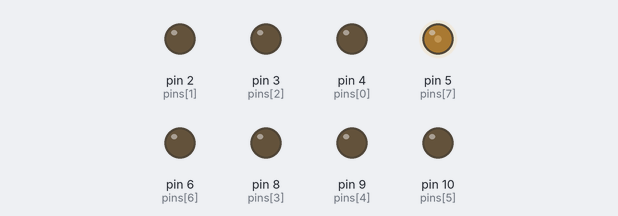
A sketch run on a simulated Arduino Uno, built with avr-gcc and run on an emulated ATmega328P. Parts: output pins drawn as LEDs (lit = HIGH).

Above: at 0.15 s.
At 2.41 s:
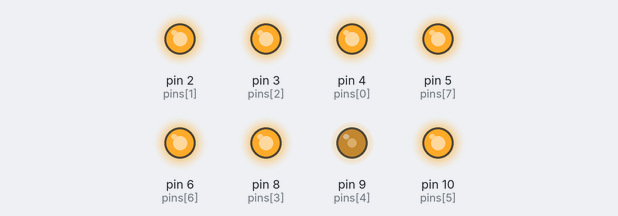
At 4.15 s:
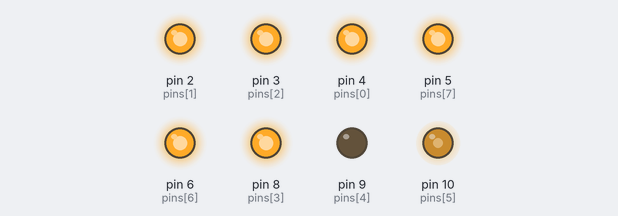
At 8.58 s:
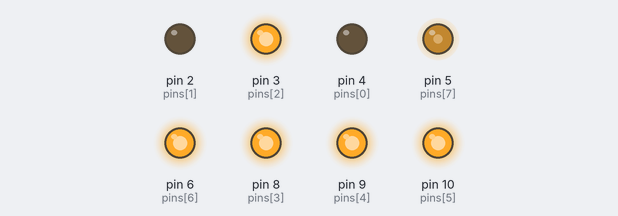
At 21.7 s:
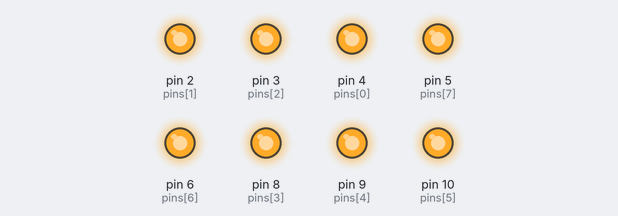
At 37.4 s:
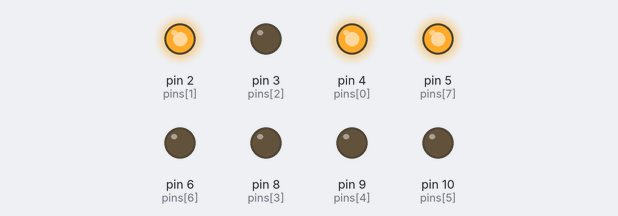
Timing chart, 0 to 40.0 s (numbered marks = the images above):
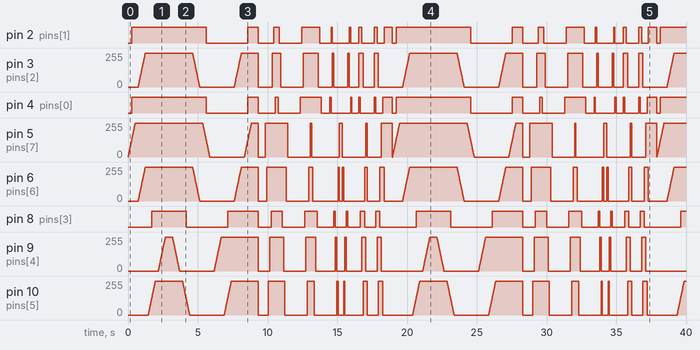

The sketch:

heart-led.ino
```cpp
// ============================================================================
// LED Animation Controller - array-based pin order
// ============================================================================

const int pins[] = {4, 2, 3, 8, 9, 10, 6, 5}; // update to physical order you want to use
const int NUM_PINS = sizeof(pins) / sizeof(pins[0]);

const int ANIMATION_DELAY = 100;  // milliseconds between LED updates
const int DELAY = 500;  // General delay between animations
// ============================================================================
// Setup
// ============================================================================
void setup() {
  initializeLEDs();
}

void loop() {
  runLayeredFill();
  delay(DELAY);  // Brief pause between animations

  //// Uncomment to test other animations:
  runFillTopToBottomThenBottomToTop();
  delay(DELAY);

  runFillAndDrain();
  delay(DELAY);

  runBouncingLED();
  delay(DELAY);

  runChaserAnimation();
  delay(DELAY);

  runWrappingChaser();
  delay(DELAY);
}

// ============================================================================
// LED Initialization
// ============================================================================
void initializeLEDs() {
  for (int i = 0; i < NUM_PINS; i++) {
    pinMode(pins[i], OUTPUT);
    digitalWrite(pins[i], LOW);  // Ensure all LEDs start off
  }
}

// ============================================================================
// Animation Functions (array-indexed)
// ============================================================================

/**
 * Creates a 3-LED chaser effect that moves across the pins[]
 */
void runChaserAnimation() {
  const int CHASER_LENGTH = 3;
  if (CHASER_LENGTH > NUM_PINS) return; // nothing to do

  // Move the CHASER_LENGTH window across the array
  for (int pos = 0; pos <= NUM_PINS - CHASER_LENGTH; pos++) {
    // Turn on current window of LEDs
    for (int off = 0; off < CHASER_LENGTH; off++) {
      digitalWrite(pins[pos + off], HIGH);
    }

    delay(ANIMATION_DELAY);

    // Turn off current window of LEDs
    for (int off = 0; off < CHASER_LENGTH; off++) {
      digitalWrite(pins[pos + off], LOW);
    }
  }
}

/**
 * Alternative chaser with wrapping (wraps around the pins[] array)
 */
void runWrappingChaser() {
  const int CHASER_LENGTH = 3;
  if (CHASER_LENGTH > NUM_PINS) return;

  for (int pos = 0; pos < NUM_PINS; pos++) {
    // Clear all LEDs first
    setAllLEDs(LOW);

    // Turn on LEDs in chaser pattern (with wrapping)
    for (int off = 0; off < CHASER_LENGTH; off++) {
      int idx = (pos + off) % NUM_PINS;
      digitalWrite(pins[idx], HIGH);
    }

    delay(ANIMATION_DELAY);
  }
}

/**
 * Single LED bouncing back and forth across the pins[] order
 */
void runBouncingLED() {
  // Forward direction
  for (int i = 0; i < NUM_PINS; i++) {
    digitalWrite(pins[i], HIGH);
    delay(ANIMATION_DELAY);
    digitalWrite(pins[i], LOW);
  }

  // Reverse direction
  for (int i = NUM_PINS - 1; i >= 0; i--) {
    digitalWrite(pins[i], HIGH);
    delay(ANIMATION_DELAY);
    digitalWrite(pins[i], LOW);
  }
}

/**
 * Fill up LEDs then drain them (uses pins[] order)
 */
void runFillAndDrain() {
  // Fill up
  for (int i = 0; i < NUM_PINS; i++) {
    digitalWrite(pins[i], HIGH);
    delay(ANIMATION_DELAY);
  }

  // Drain
  for (int i = NUM_PINS - 1; i >= 0; i--) {
    digitalWrite(pins[i], LOW);
    delay(ANIMATION_DELAY);
  }
}

// Fill like liquid: bottom->top (fill up), then top->bottom (drain down)
void runFillTopToBottomThenBottomToTop() {
  // Fill UP from bottom to top (reverse order through array)
  for (int i = NUM_PINS - 1; i >= 0; --i) {
    digitalWrite(pins[i], HIGH);    // turn this LED on (and leave previous ones on)
    delay(ANIMATION_DELAY);
  }

  delay(ANIMATION_DELAY); // hold full for a moment

  // Drain DOWN from top to bottom (forward order through array)
  for (int i = 0; i < NUM_PINS; ++i) {
    digitalWrite(pins[i], LOW);    // turn this LED off (draining from top)
    delay(ANIMATION_DELAY);
  }

  delay(300); // pause before next cycle
}

// Layered liquid fill with smooth breathing effect - fills bottom-to-top, drains top-to-bottom, then fills top-to-bottom
void runLayeredFill() {
  // Define layers - each array contains the pin numbers that light up together
  const int layer1[] = {4, 2, 5};      // bottom layer
  const int layer2[] = {3, 6};         // second layer
  const int layer3[] = {8, 10};        // third layer
  const int layer4[] = {9};            // top layer

  const int layer1_size = 3;
  const int layer2_size = 2;
  const int layer3_size = 2;
  const int layer4_size = 1;

  // Fill UP (bottom to top) - smooth fade in each layer
  fadeLayer(layer1, layer1_size, true);
  delay(200);

  fadeLayer(layer2, layer2_size, true);
  delay(200);

  fadeLayer(layer3, layer3_size, true);
  delay(200);

  fadeLayer(layer4, layer4_size, true);
  delay(500); // hold full

  // Drain DOWN (top to bottom) - smooth fade out each layer in reverse
  fadeLayer(layer4, layer4_size, false);
  delay(200);

  fadeLayer(layer3, layer3_size, false);
  delay(200);

  fadeLayer(layer2, layer2_size, false);
  delay(200);

  fadeLayer(layer1, layer1_size, false);
  delay(300); // pause before reverse

  // Fill DOWN (top to bottom) - smooth fade in each layer from top
  fadeLayer(layer4, layer4_size, true);
  delay(200);

  fadeLayer(layer3, layer3_size, true);
  delay(200);

  fadeLayer(layer2, layer2_size, true);
  delay(200);

  fadeLayer(layer1, layer1_size, true);
  delay(500); // hold full

  // Clear all for next cycle
  clearAllLEDs();
}

// ============================================================================
// Utility Functions
// ============================================================================

/**
 * Smooth fade in/out for a layer of LEDs
 * @param layer Array of pin numbers
 * @param size Number of pins in the layer
 * @param fadeIn true for fade in, false for fade out
 */
void fadeLayer(const int layer[], int size, bool fadeIn) {
  if (fadeIn) {
    // Fade in from 0 to 255
    for (int brightness = 0; brightness <= 255; brightness += 5) {
      for (int j = 0; j < size; j++) {
        analogWrite(layer[j], brightness);
      }
      delay(10);  // Smooth animation speed
    }
  } else {
    // Fade out from 255 to 0
    for (int brightness = 255; brightness >= 0; brightness -= 5) {
      for (int j = 0; j < size; j++) {
        analogWrite(layer[j], brightness);
      }
      delay(10);  // Smooth animation speed
    }
  }
}

/**
 * Set all LEDs to the same state
 * @param state HIGH or LOW
 */
void setAllLEDs(int state) {
  for (int i = 0; i < NUM_PINS; i++) {
    digitalWrite(pins[i], state);
  }
}

/**
 * Turn off all LEDs
 */
void clearAllLEDs() {
  setAllLEDs(LOW);
}
```

Measured:
- by itself, pin 2 (pins[1]): LOW → HIGH at 0.26 s, → LOW 5.3 s later, → HIGH 3.0 s later, → LOW 0.76 s later, … (37 changes in this stretch)
- by itself, pin 3 (pins[2]), pin 5 (pins[7]), pin 6 (pins[6]), pin 10 (pins[5]): moves between 0/255 and 255/255, repeating every 19.0 s
- by itself, pin 4 (pins[0]): LOW → HIGH at 0.26 s, → LOW 5.3 s later, → HIGH 3.0 s later, → LOW 0.76 s later, … (37 changes in this stretch)
- by itself, pin 8 (pins[3]): LOW → HIGH at 1.7 s, → LOW 2.5 s later, → HIGH 3.0 s later, → LOW 2.2 s later, … (33 changes in this stretch)
